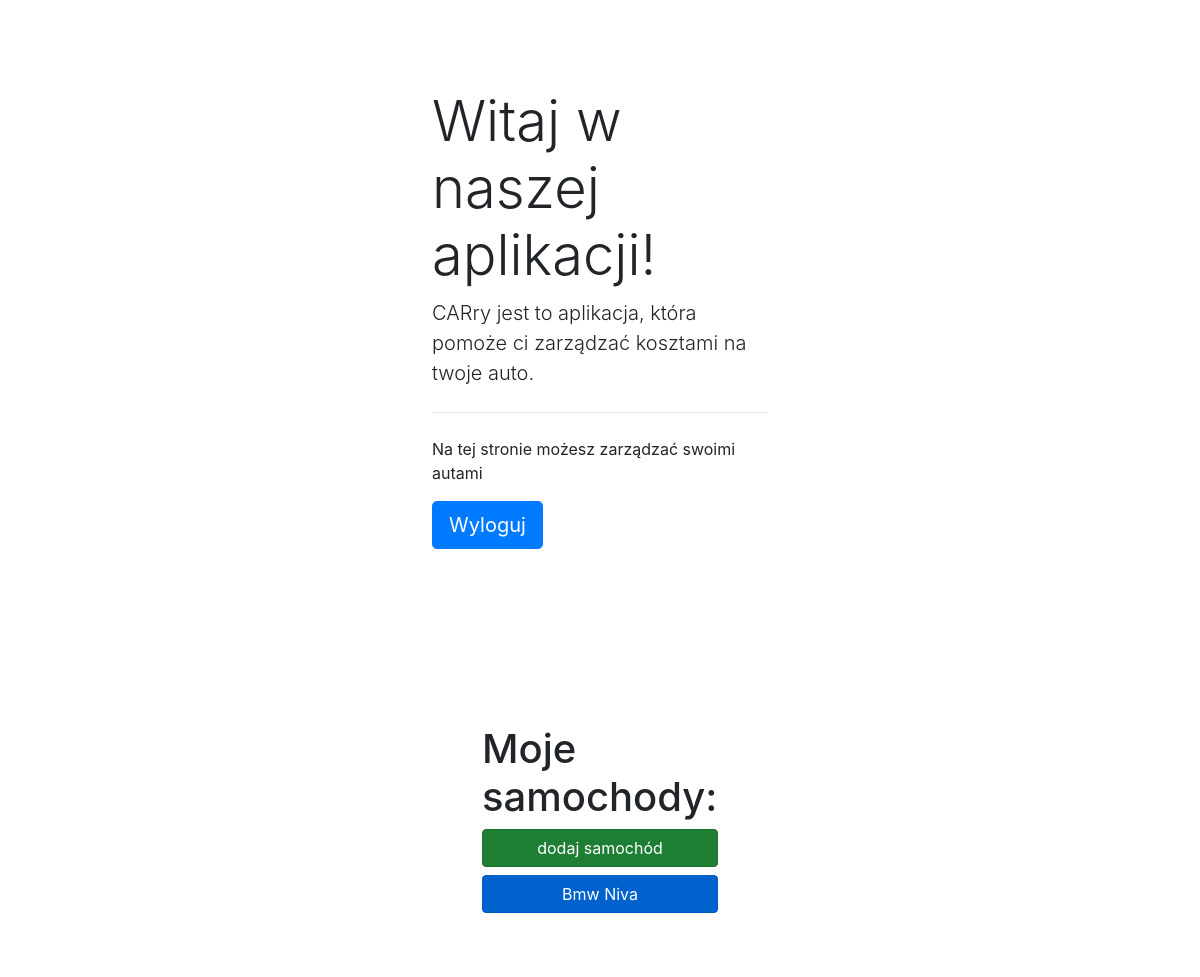
The app's page / (signed in), older data.
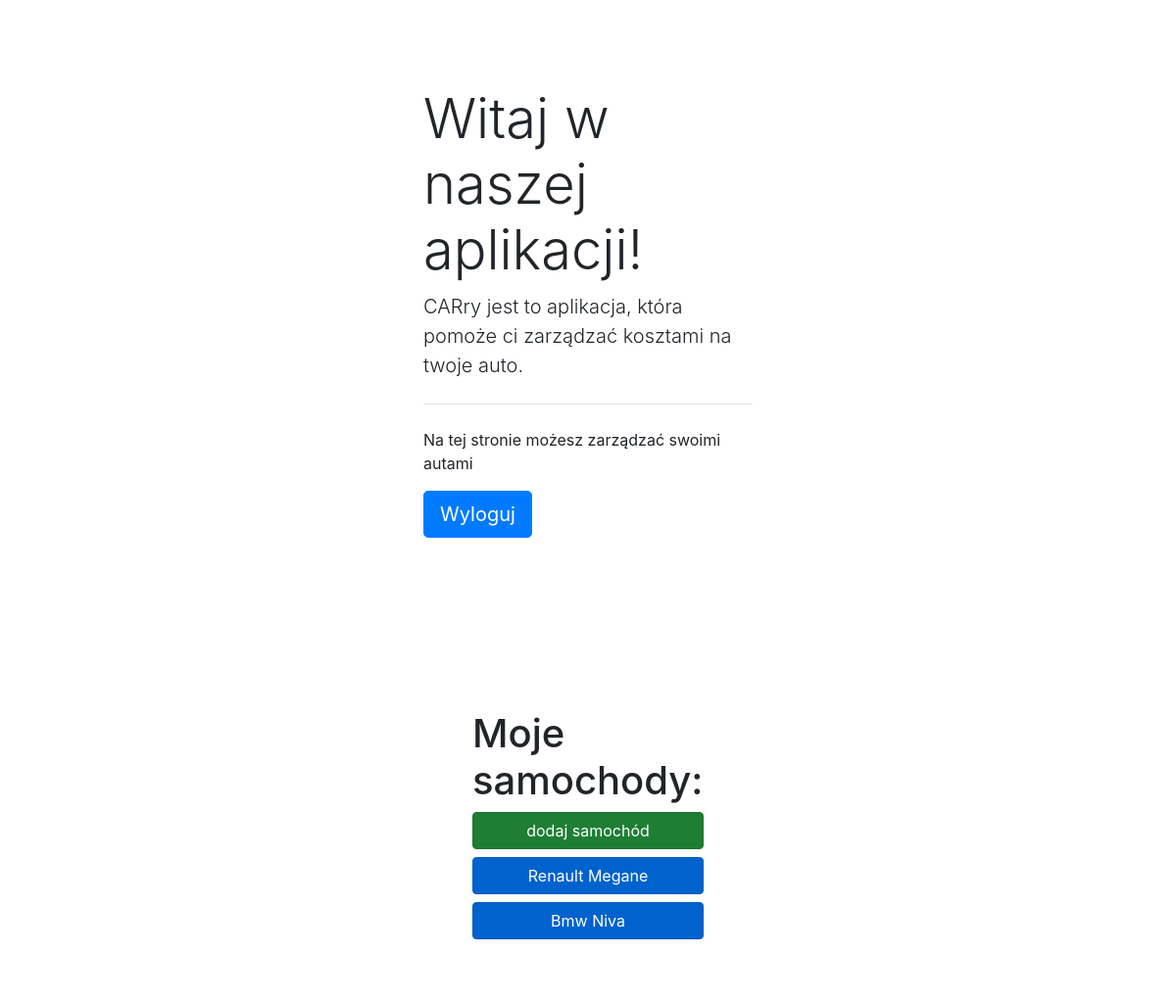
The same page, newer data.
### Site/models.py (models this page shows)
class Car(models.Model):
    user = models.ForeignKey(User, on_delete=models.CASCADE)
    mark_text = models.CharField(max_length=32, null=False, default='', verbose_name="Marka")
    model_text = models.CharField(max_length=32, null=False, default='', verbose_name="Model")
    vin_text = models.CharField(max_length=17, null=True, verbose_name="Numer VIN")
    plate_text = models.CharField(max_length=10, null=True, verbose_name="Rejestracja")
    engine_float = models.DecimalField(max_digits=8, decimal_places=0, null=True, verbose_name="Poj. silnika")
    services = models.ManyToManyField(Service)
    refueling = models.ManyToManyField(Fueling)
    created_date = models.DateField(default=timezone.now, verbose_name="Data")
    class Meta:
        ordering = ['-created_date']
    def __str__(self):
        return f"{self.mark_text} {self.model_text}"

### Site/views.py (the view)
# urls.py: path("", views.index, name='index'),
@csrf_exempt
def index(request):
    context = {
        "Cars": Car.objects.all(),
        "Services": Service.objects.all()
    }
    return render(request, 'Site/index.html', context)

### templates/Site/index.html (shortened to what this page needs)
<!DOCTYPE html>
<html lang="pl">
<head>
    {% load bootstrap4 %}
    {% bootstrap_css %}
</head>
<body class="bg">
{% if user.is_authenticated %}
    <br>
    <div class="jumbotron bg-white mx-auto col-md-4 col-sm-4">
        <h1 class="display-4">Witaj w naszej aplikacji!</h1>
        <p class="lead">CARry jest to aplikacja, która pomoże ci zarządzać kosztami na twoje auto.</p>
        <hr class="my-4">
        <p>Na tej stronie możesz zarządzać swoimi autami</p>
        <p class="lead">
            <a class="btn btn-primary btn-lg" href="/logout" role="button">Wyloguj</a>
        </p>
    </div>
    <div class="jumbotron bg-white mx-auto col-md-3">
        <h1>Moje samochody:</h1>
        <a href="{% url 'add_car' %}" class="btn btn-success btn-block active mx-auto" role="button"
           aria-pressed="true">dodaj samochód</a>
        {% for car in Cars %}
            {% if car.user == user %}
                <a href="{% url 'car' car.id %}"
                   class="btn btn-primary btn-block active mx-auto" role="button" aria-pressed="true">{{ car }}</a>
            {% endif %}
        {% endfor %}
    </div>
{% endif %}
</body>
</html>

Row changes from the older to the newer data that the page shows:
added Car: mark_text+model_text "Renault Megane"
